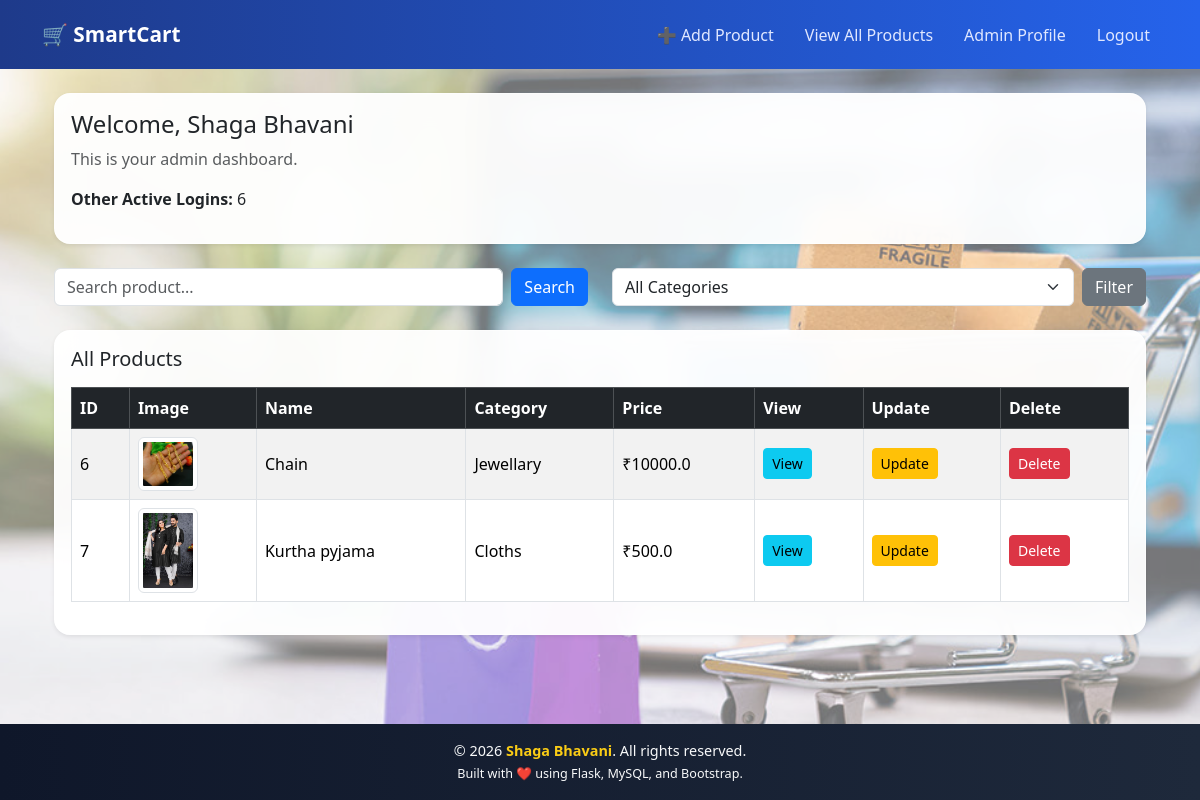
The app's page /admin-dashboard (signed in) with its own data.
### tables this page shows
CREATE TABLE admin (
    admin_id INTEGER PRIMARY KEY AUTOINCREMENT,
    name TEXT,
    email TEXT UNIQUE,
    password TEXT,
    profile_image TEXT
, is_online INTEGER DEFAULT 0, login_count INTEGER DEFAULT 0);

CREATE TABLE products (
    product_id INTEGER PRIMARY KEY AUTOINCREMENT,
    name TEXT,
    description TEXT,
    category TEXT,
    price REAL,
    image TEXT
, admin_id INTEGER);

### app.py (the view)
@app.route('/admin-dashboard')
def admin_dashboard():
    if not session.get('admin_id'):
        return redirect(url_for('admin_login'))
    conn = get_db_connection()
    cursor = conn.cursor()
    cursor.execute("SELECT * FROM products")
    products = cursor.fetchall()
    cursor.close()
    conn.close()
    search = request.args.get('search', '')
    category_filter = request.args.get('category', '')
    conn = get_db_connection()
    cursor = conn.cursor()
    cursor.execute("SELECT DISTINCT category FROM products WHERE admin_id=?",
                   (session['admin_id'],))
    categories = cursor.fetchall()
    query = "SELECT * FROM products WHERE admin_id=?"
    params = [session['admin_id']]
    if search:
        query += " AND name LIKE ?"
        params.append("%" + search + "%")
    if category_filter:
        query += " AND category = ?"
        params.append(category_filter)
    cursor.execute(query, params)
    products = cursor.fetchall()
    conn = get_db_connection()
    cursor = conn.cursor()
    cursor.execute("""
    SELECT login_count
    FROM admin
    WHERE admin_id = ?
    """, (session['admin_id'],))
    count = cursor.fetchone()['login_count']
    cursor.close()
    conn.close()
    other_sessions = count - 1
    return render_template(
        "admin/dashboard.html",
        products=products,
        categories=categories,admin_name=session['admin_name'],
         other_sessions=other_sessions
    )

### app.py (called while the page is built)
def get_db_connection():
    conn = sqlite3.connect("smartcart.db")
    conn.row_factory = sqlite3.Row
    return conn

### templates/admin/dashboard.html (shortened to what this page needs)
{% extends 'base.html' %}
{% block content %}
<div class="container">
  <div class="card shadow-sm mb-4">
    <div class="card-body">
      <h4>Welcome, {{ admin_name }}</h4>
      <p class="text-muted">This is your admin dashboard.</p>
      <p><strong>Other Active Logins:</strong> {{ other_sessions }}</p>
    </div>
  </div>
        <div class="row mb-4">
          <div class="col-md-6">
            <form method="GET" action="/admin-dashboard" class="d-flex">
              <input
                type="text"
                name="search"
                class="form-control me-2"
                placeholder="Search product..."
                value="{{ request.args.get('search', '') }}">
              <button class="btn btn-primary">Search</button>
            </form>
          </div>
          <div class="col-md-6">
            <form method="GET" action="/admin-dashboard" class="d-flex">
              <select name="category" class="form-select me-2">
                <option value="">All Categories</option>
              </select>
              <button class="btn btn-secondary">Filter</button>
            </form>
          </div>
        </div>
  <div class="card shadow-sm">
    <div class="card-body">
      <h5 class="mb-3">All Products</h5>
      <div class="table-responsive">
        <table class="table table-bordered table-striped align-middle">
          <thead class="table-dark">
            <tr>
              <th>ID</th>
              <th>Image</th>
              <th>Name</th>
              <th>Category</th>
              <th>Price</th>
              <th>View</th>
              <th>Update</th>
              <th>Delete</th>
            </tr>
          </thead>
          <tbody>
            {% for product in products %}
            <tr>
              <td>{{ product.product_id }}</td>
              <td>
                <img
                  src="/static/uploads/product_images/{{ product.image }}"
                  class="img-thumbnail"
                  width="60"
                  height="60">
              </td>
              <td>{{ product.name }}</td>
              <td>{{ product.category }}</td>
              <td>₹{{ product.price }}</td>
              <td>
                <a href="/admin/view-item/{{ product.product_id }}"
                   class="btn btn-info btn-sm">
                  View
                </a>
              </td>
              <td>
                <a href="/admin/update-item/{{ product.product_id }}"
                   class="btn btn-warning btn-sm">
                  Update
                </a>
              </td>
              <td>
                <a href="/admin/delete-item/{{ product.product_id }}"
                   class="btn btn-danger btn-sm"
                   onclick="return confirm('Are you sure you want to delete this product?');">
                  Delete
                </a>
              </td>
            </tr>
            {% endfor %}
          </tbody>
        </table>
      </div>
    </div>
  </div>
</div>
{% endblock %}

### static/style.css (style rules this page uses)
body { margin: 0; font-family: 'Segoe UI', Tahoma, sans-serif; background: linear-gradient( 135deg, rgba(99, 102, 241, 0.45), rgba(56, 189, 248, 0.45), rgba(34, 197, 94, 0.45) ); background-image: url("./bg.jpg"); background-size: cover; background-position: center; background-repeat: no-repeat; background-attachment: fixed; min-height: 100vh; }
.card { background: rgba(255, 255, 255, 0.9); backdrop-filter: blur(14px); -webkit-backdrop-filter: blur(14px); border-radius: 16px; border: 1px solid rgba(255, 255, 255, 0.5); box-shadow: 0 20px 40px rgba(0,0,0,0.18); }
body { background-image: url("./bg.jpg"); background-size: cover; background-position: center; background-repeat: no-repeat; background-attachment: fixed; }
.card { background: rgba(255, 255, 255, 0.95); }

### records on screen
admin: name "Shaga Bhavani"
products: product_id "6", image (picture), name "Chain", category "Jewellary", price "10000.0"
products: product_id "7", image (picture), name "Kurtha pyjama", category "Cloths", price "500.0"

### other values on screen
{{ other_sessions }} "6"
